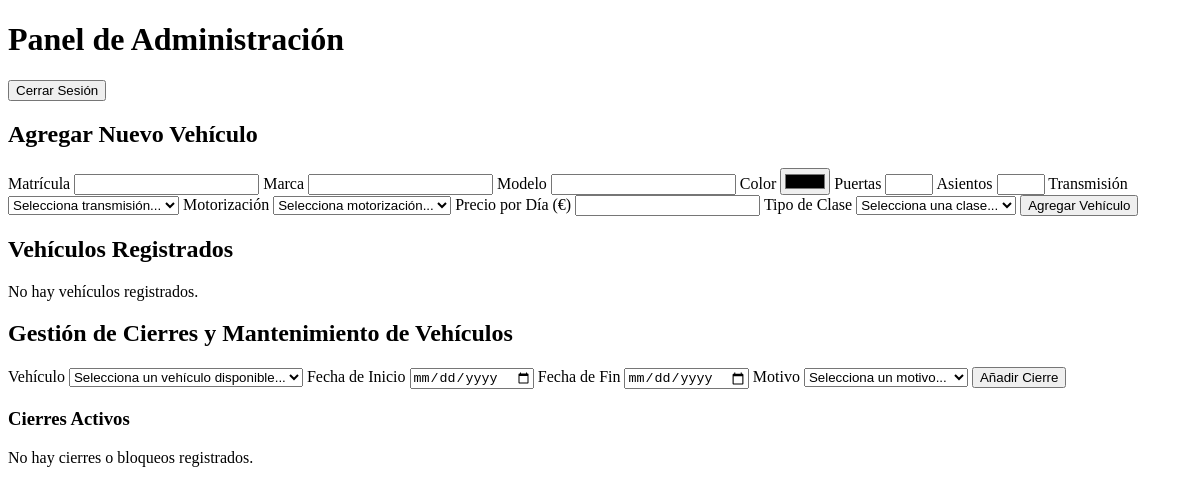
The page /admin.php (signed in) on the database as committed earlier.
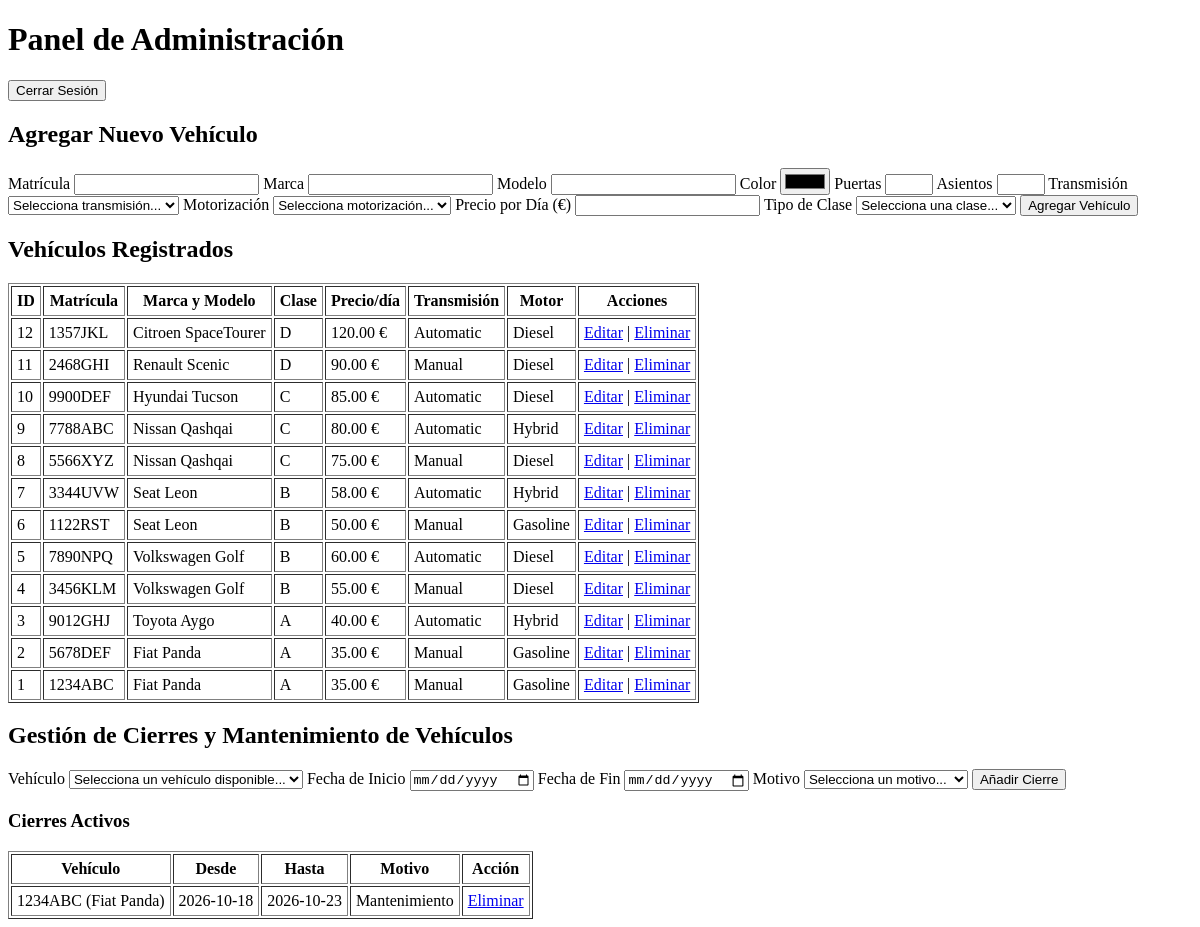
The same page on the database as committed later.
### tables this page shows
CREATE TABLE vehicles (
    id INT AUTO_INCREMENT PRIMARY KEY,
    plate VARCHAR(20) NOT NULL UNIQUE,
    brand VARCHAR(50) NOT NULL,
    model VARCHAR(50) NOT NULL,
    color VARCHAR(30) NOT NULL,
    doors INT NOT NULL,
    seats INT NOT NULL,
    transmission ENUM('manual', 'automatic') NOT NULL,
    motorization ENUM('gasoline', 'diesel', 'hybrid', 'electric') NOT NULL,
    price DECIMAL(10, 2) NOT NULL,
    class_id INT NOT NULL,
    FOREIGN KEY (class_id) REFERENCES vehicle_classes(id) ON DELETE RESTRICT
);

CREATE TABLE vehicle_classes (
    id INT AUTO_INCREMENT PRIMARY KEY,
    name VARCHAR(10) NOT NULL UNIQUE,
    description VARCHAR(100) NOT NULL
);

CREATE TABLE vehicles_closures (
    id INT AUTO_INCREMENT PRIMARY KEY,
    vehicle_id INT NOT NULL,
    start_date DATE NOT NULL,
    end_date DATE NOT NULL,
    reason VARCHAR(100),
    out_of_service BOOLEAN NOT NULL,
    FOREIGN KEY (vehicle_id) REFERENCES vehicles(id) ON DELETE RESTRICT
);

### src/helpers/vehicles.php (called while the page is built, shortened)
<?php
function get_all_vehicles(PDO $conn): array {
    try {
        $stmt = $conn->query("
            SELECT v.id, v.plate, v.brand, v.model, v.color, v.doors, v.seats, v.transmission, v.motorization, v.price, vc.name AS class_name
            FROM vehicles v
            INNER JOIN vehicle_classes vc ON v.class_id = vc.id
            ORDER BY v.id DESC
        ");
        return $stmt->fetchAll(PDO::FETCH_ASSOC);
    } catch (PDOException $e) {
        return [];
    }
}
function get_all_closures(PDO $conn): array {
    try {
        $stmt = $conn->query("
            SELECT vc.*, v.plate, v.brand, v.model
            FROM vehicles_closures vc
            INNER JOIN vehicles v ON vc.vehicle_id = v.id
            ORDER BY vc.start_date DESC
        ");
        return $stmt->fetchAll(PDO::FETCH_ASSOC);
    } catch (PDOException $e) {
        return [];
    }
}

### public/admin.php (the view, shortened to what this page needs)
<?php
require_once '../src/config/connection.php';
require_once '../src/helpers/vehicles.php';
$reasons = [
    'itv' => 'Revisión técnica',
    'maintenance' => 'Mantenimiento',
    'breakdown' => 'Avería mecánica',
    'cleaning' => 'Limpieza y desinfección',
    'accident' => 'Siniestro o accidente',
    'other' => 'Otros motivos'
];
$edit_mode = false;
$vehicle_to_edit = null;
$admin_vehicles = get_all_vehicles($conn);
$closures = get_all_closures($conn);
?>
<!DOCTYPE html>
<html lang="es">
<head>
</head>
<body>
    <header>
        <h1>Panel de Administración</h1>
        <form method="post">
            <input type="submit" name="submit_logout_admin" value="Cerrar Sesión" />
        </form>
    </header>
    <main>
        <h2><?= $edit_mode ? 'Modificar Vehículo' : 'Agregar Nuevo Vehículo' ?></h2>
        <form method="post">
            <label>Matrícula</label>
            <input type="text" name="plate" required value="<?= $edit_mode ? htmlspecialchars($vehicle_to_edit['plate']) : '' ?>" />
            <label>Marca</label>
            <input type="text" name="brand" required value="<?= $edit_mode ? htmlspecialchars($vehicle_to_edit['brand']) : '' ?>" />
            <label>Modelo</label>
            <input type="text" name="model" required value="<?= $edit_mode ? htmlspecialchars($vehicle_to_edit['model']) : '' ?>" />
            <label>Color</label>
            <input type="color" name="color" required value="<?= $edit_mode ? htmlspecialchars($vehicle_to_edit['color']) : '#000000' ?>" />
            <label>Puertas</label>
            <input type="number" name="doors" required min="2" max="7" value="<?= $edit_mode ? $vehicle_to_edit['doors'] : '' ?>" />
            <label>Asientos</label>
            <input type="number" name="seats" required min="1" max="9" value="<?= $edit_mode ? $vehicle_to_edit['seats'] : '' ?>" />
            <label>Transmisión</label>
            <select name="transmission" required>
                <option value="">Selecciona transmisión...</option>
            </select>
            <label>Motorización</label>
            <select name="motorization" required>
                <option value="">Selecciona motorización...</option>
            </select>
            <label>Precio por Día (€)</label>
            <input type="number" step="0.01" name="price" required value="<?= $edit_mode ? $vehicle_to_edit['price'] : '' ?>" />
            <label>Tipo de Clase</label>
            <select name="class_id" required>
                <option value="">Selecciona una clase...</option>
            </select>
            <input type="submit" name="submit-vehicle" value="<?= $edit_mode ? 'Actualizar Vehículo' : 'Agregar Vehículo' ?>" />
        </form>
        <h2>Vehículos Registrados</h2>
        <?php if (empty($admin_vehicles)): ?>
            <p>No hay vehículos registrados.</p>
        <?php else: ?>
            <table border="1" cellpadding="5">
                <thead>
                    <tr>
                        <th>ID</th>
                        <th>Matrícula</th>
                        <th>Marca y Modelo</th>
                        <th>Clase</th>
                        <th>Precio/día</th>
                        <th>Transmisión</th>
                        <th>Motor</th>
                        <th>Acciones</th>
                    </tr>
                </thead>
                <tbody>
                    <?php foreach ($admin_vehicles as $vehicle): ?>
                        <tr>
                            <td><?= htmlspecialchars($vehicle['id']) ?></td>
                            <td><?= htmlspecialchars($vehicle['plate']) ?></td>
                            <td><?= htmlspecialchars($vehicle['brand']) ?> <?= htmlspecialchars($vehicle['model']) ?></td>
                            <td><?= htmlspecialchars($vehicle['class_name']) ?></td>
                            <td><?= number_format((float)$vehicle['price'], 2) ?> €</td>
                            <td><?= ucfirst(htmlspecialchars($vehicle['transmission'])) ?></td>
                            <td><?= ucfirst(htmlspecialchars($vehicle['motorization'])) ?></td>
                            <td>
                                <a href="admin.php?edit_id=<?= $vehicle['id'] ?>">Editar</a> |
                                <a href="admin.php?delete_id=<?= $vehicle['id'] ?>" onclick="return confirm('¿Estás seguro de eliminar este vehículo?');">Eliminar</a>
                            </td>
                        </tr>
                    <?php endforeach; ?>
                </tbody>
            </table>
        <?php endif; ?>
        <h2>Gestión de Cierres y Mantenimiento de Vehículos</h2>
        <form method="post">
            <label>Vehículo</label>
            <select name="vehicle_id" required>
                <option value="">Selecciona un vehículo disponible...</option>
            </select>
            <label>Fecha de Inicio</label>
            <input type="date" name="start_date" min="<?= date('Y-m-d') ?>" required />
            <label>Fecha de Fin</label>
            <input type="date" name="end_date" min="<?= date('Y-m-d') ?>" required />
            <label>Motivo</label>
            <select required name="reason">
                <option value="">Selecciona un motivo...</option>
            </select>
            <input type="submit" name="submit-closure" value="Añadir Cierre" />
        </form>
        <h3>Cierres Activos</h3>
        <?php if (empty($closures)): ?>
            <p>No hay cierres o bloqueos registrados.</p>
        <?php else: ?>
            <table border="1" cellpadding="5">
                <thead>
                    <tr>
                        <th>Vehículo</th>
                        <th>Desde</th>
                        <th>Hasta</th>
                        <th>Motivo</th>
                        <th>Acción</th>
                    </tr>
                </thead>
                <tbody>
                    <?php foreach ($closures as $closure): ?>
                        <tr>
                            <td><?= htmlspecialchars($closure['plate']) ?> (<?= htmlspecialchars($closure['brand']) ?> <?= htmlspecialchars($closure['model']) ?>)</td>
                            <td><?= htmlspecialchars($closure['start_date']) ?></td>
                            <td><?= htmlspecialchars($closure['end_date']) ?></td>
                            <td><?= htmlspecialchars($reasons[$closure['reason']] ?? $closure['reason']) ?></td>
                            <td>
                                <a href="admin.php?delete_closure_id=<?= $closure['id'] ?>" onclick="return confirm('¿Eliminar este cierre?');">Eliminar</a>
                            </td>
                        </tr>
                    <?php endforeach; ?>
                </tbody>
            </table>
        <?php endif; ?>
    </main>
</body>
</html>

Rows that differ between the two databases and show on the page:
added vehicles: id "12", plate "1357JKL", brand "Citroen", model "SpaceTourer", class.name "D", price "120.00", transmission "Automatic", motorization "Diesel"
added vehicles: id "11", plate "2468GHI", brand "Renault", model "Scenic", class.name "D", price "90.00", transmission "Manual", motorization "Diesel"
added vehicles: id "10", plate "9900DEF", brand "Hyundai", model "Tucson", class.name "C", price "85.00", transmission "Automatic", motorization "Diesel"
added vehicles: id "9", plate "7788ABC", brand "Nissan", model "Qashqai", class.name "C", price "80.00", transmission "Automatic", motorization "Hybrid"
added vehicles: id "8", plate "5566XYZ", brand "Nissan", model "Qashqai", class.name "C", price "75.00", transmission "Manual", motorization "Diesel"
added vehicles: id "7", plate "3344UVW", brand "Seat", model "Leon", class.name "B", price "58.00", transmission "Automatic", motorization "Hybrid"
added vehicles: id "6", plate "1122RST", brand "Seat", model "Leon", class.name "B", price "50.00", transmission "Manual", motorization "Gasoline"
added vehicles: id "5", plate "7890NPQ", brand "Volkswagen", model "Golf", class.name "B", price "60.00", transmission "Automatic", motorization "Diesel"
added vehicles: id "4", plate "3456KLM", brand "Volkswagen", model "Golf", class.name "B", price "55.00", transmission "Manual", motorization "Diesel"
added vehicles: id "3", plate "9012GHJ", brand "Toyota", model "Aygo", class.name "A", price "40.00", transmission "Automatic", motorization "Hybrid"
added vehicles: id "2", plate "5678DEF", brand "Fiat", model "Panda", class.name "A", price "35.00", transmission "Manual", motorization "Gasoline"
added vehicles: id "1", plate "1234ABC", brand "Fiat", model "Panda", class.name "A", price "35.00", transmission "Manual", motorization "Gasoline"
added vehicles_closures: vehicle.plate "1234ABC", vehicle.brand "Fiat", vehicle.model "Panda", start_date "2026-10-18", end_date "2026-10-23", reason "Mantenimiento"
Other text that changed with them:
text no longer shown: "No hay vehículos registrados. No hay cierres o bloqueos registrados."
text now shown: "ID Matrícula Marca y Modelo Clase Precio/día Transmisión Motor Acciones Vehículo Desde Hasta Motivo Acción"
